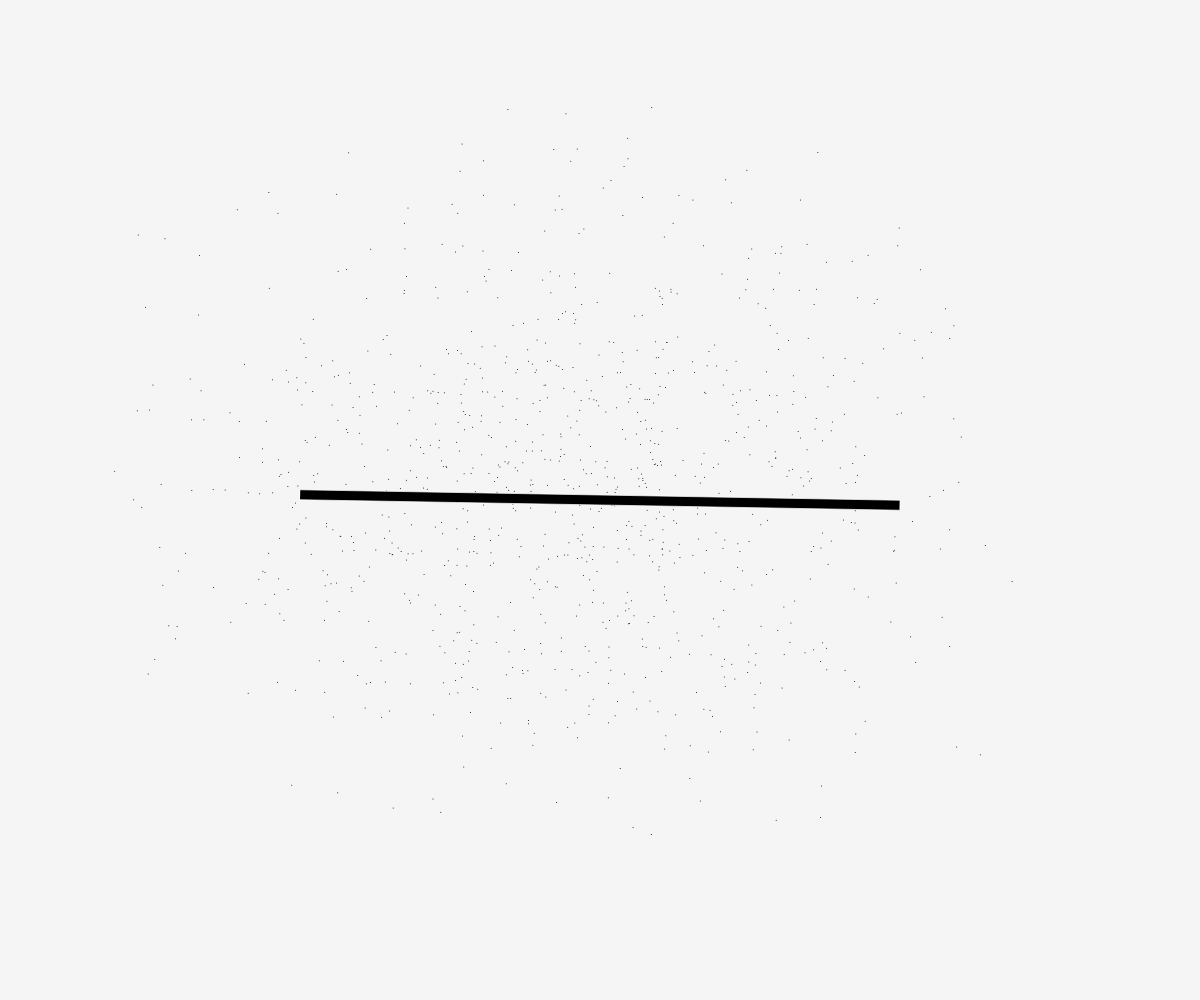
Frame 1 (no input)
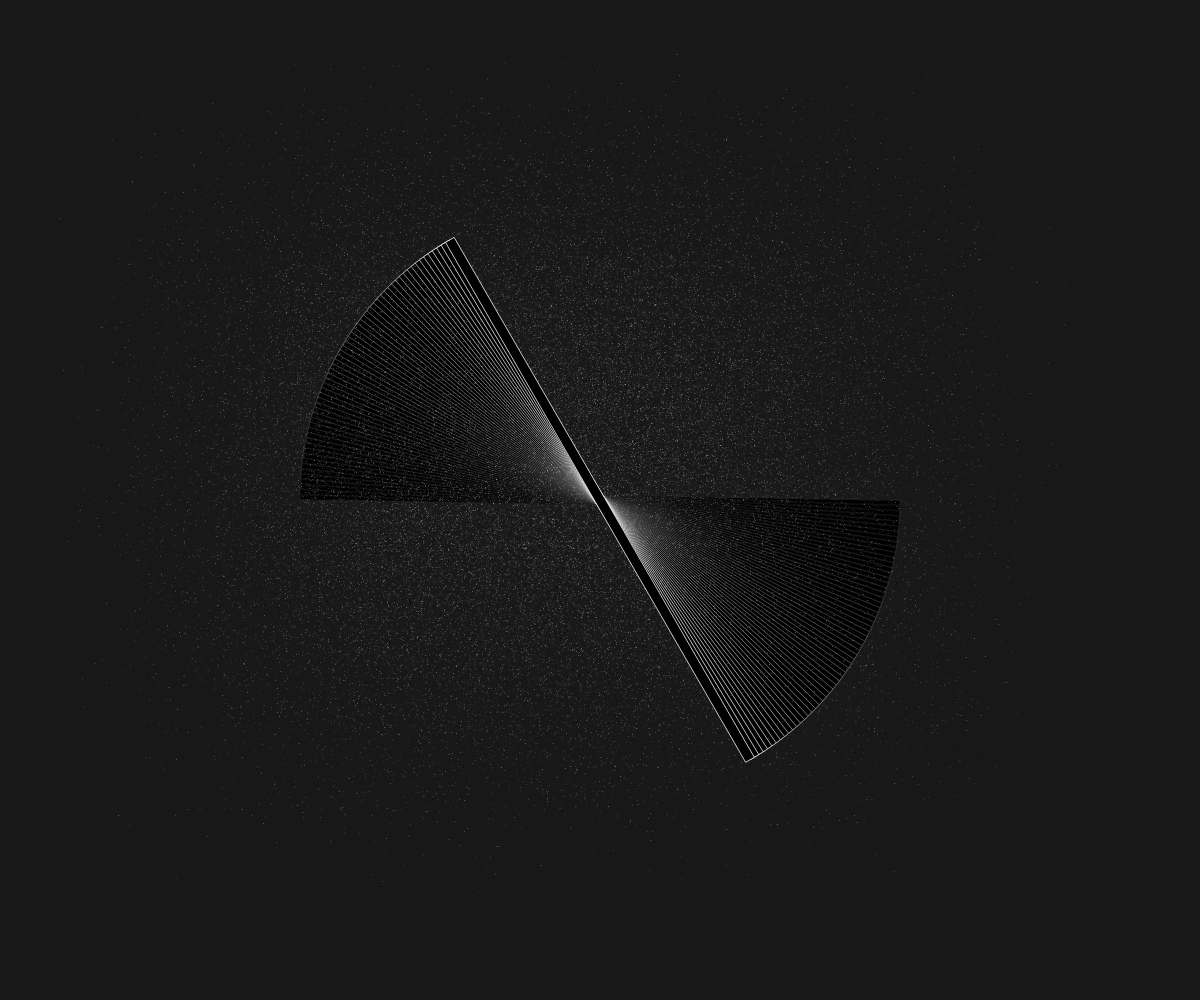
Frame 60 (no input)
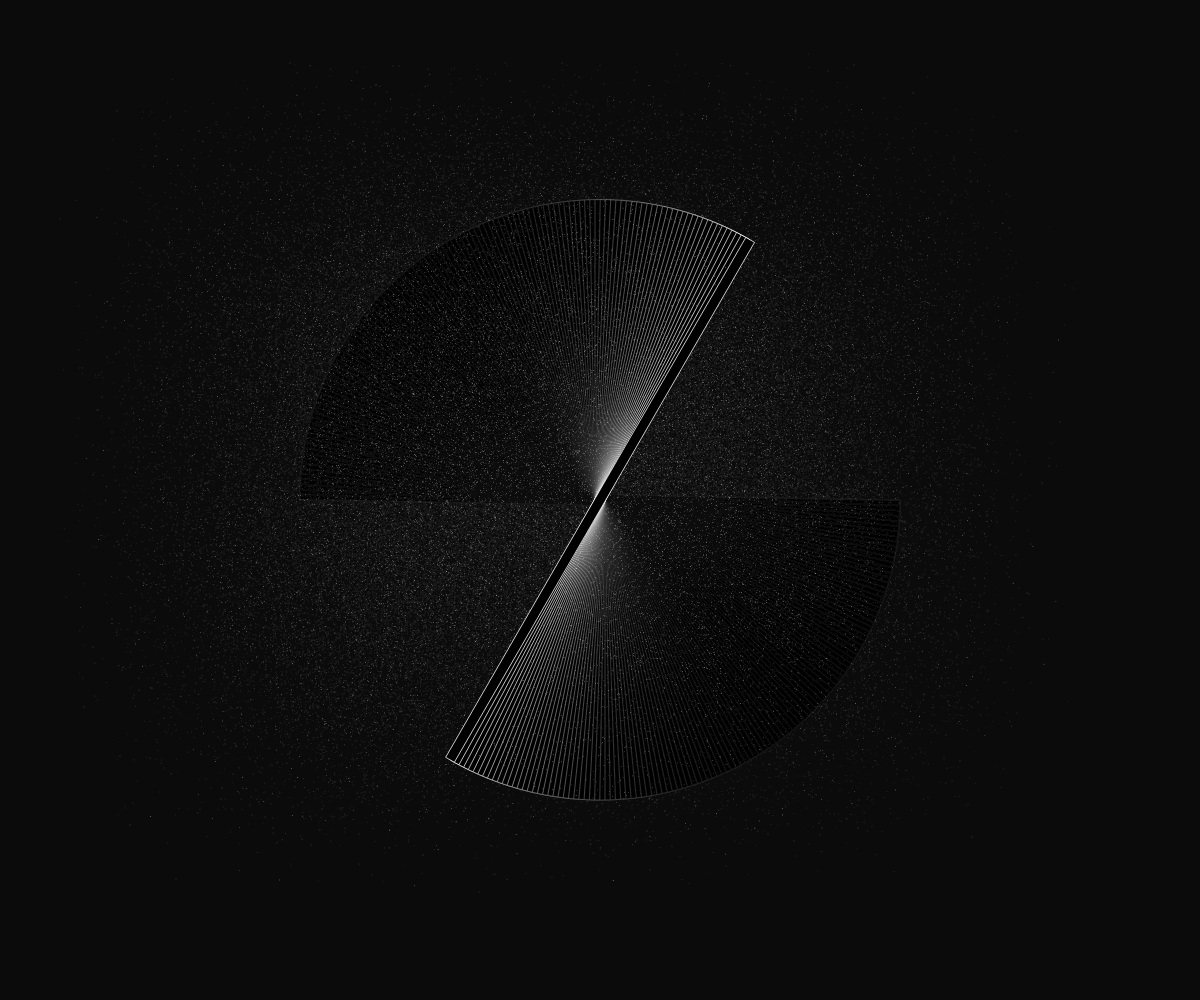
Frame 120 (the mouse pressed at the canvas centre since frame 60)

The p5.js sketch that drew these frames (run headless with seeded random() and noise() and a simulated clock; from frame 60 on, the mouse is pressed at the canvas centre):

// p5.js sketch
// ── sketch.js
//      ___      ___      ___   ___      ___     ___
//     /\  \    /\  \    /\__\ /\  \    /\  \   /\  \
//    /::\  \  /::\  \  /:/  //::\  \  _\:\  \  \:\  \
//   /\:\:\__\/::\:\__\/:/__//::\:\__\/\/::\__\ /::\__\
//   \:\:\/__/\/\::/  /\:\  \\/\::/  /\::/\/__//:/\/__/
//    \::/  /   /:/  /  \:\__\  \/__/  \:\__\  \/__/
//     \/__/    \/__/    \/__/          \/__/
//-------------------------------------------------------
var w, h;
var quanti = 1000;
var d = 800;
var c = [];
var speedMax = 3;

function setup() {
  createCanvas((w = windowWidth), (h = windowHeight));

  // crea n oggetti di classe Camminatore
  for (var i = 0; i < quanti; i++) {
    c.push(new Camminatore(i));
  }
  rectMode(CENTER);
  frameRate(60); // Attempt to refresh at starting FPS
}

function draw() {
  background(0, 10);
  // per tutti i camminatori chiama i diversi metodi utili
  for (var i = 0; i < quanti; i++) {
    c[i].move();
    c[i].display();
  }

  // move the origin to the pivot point
  translate(w / 2, h / 2);

  // then rotate the grid around the pivot point by a
  // number of degrees equal to the frame count of the sketch
  rotate(radians(frameCount));

  // and draw the square at the origin
  fill(0);
  stroke(255);
  strokeWeight(0.7);
  rect(0, 0, w / 2, 10);
}

// classe
function Camminatore(_id) {
  // costruttore
  this.id = _id;
  this.x = 0;
  this.y = 0;
  this.speedX = random(200, speedMax);
  this.speedY = random(200, speedMax);
  this.noiseX = random(200);
  this.noiseY = random(200);

  // metodo move
  this.move = function () {
    //if (random(1) >= 0.5) this.dirX *= -1;
    //if (random(1) >= 0.5) this.dirY *= -1;
    this.x = noise(this.noiseX) * w;
    this.y = noise(this.noiseY) * h;
    this.noiseX += 0.15 * this.speedX;
    this.noiseY += 0.15 * this.speedY;
  };

  // metodo display
  this.display = function () {
    fill(
      325,
      10 * noise(this.noiseX),
      255,
      10 * noise(this.noiseX + 10),
      255 * noise(this.noiseX + 30)
    );
    // stroke(0);
    // strokeWeight(1.5);
    ellipseMode(CENTER);
    point(this.x, this.y, windowHeight / 2, windowWidth / 2);
  };
}
